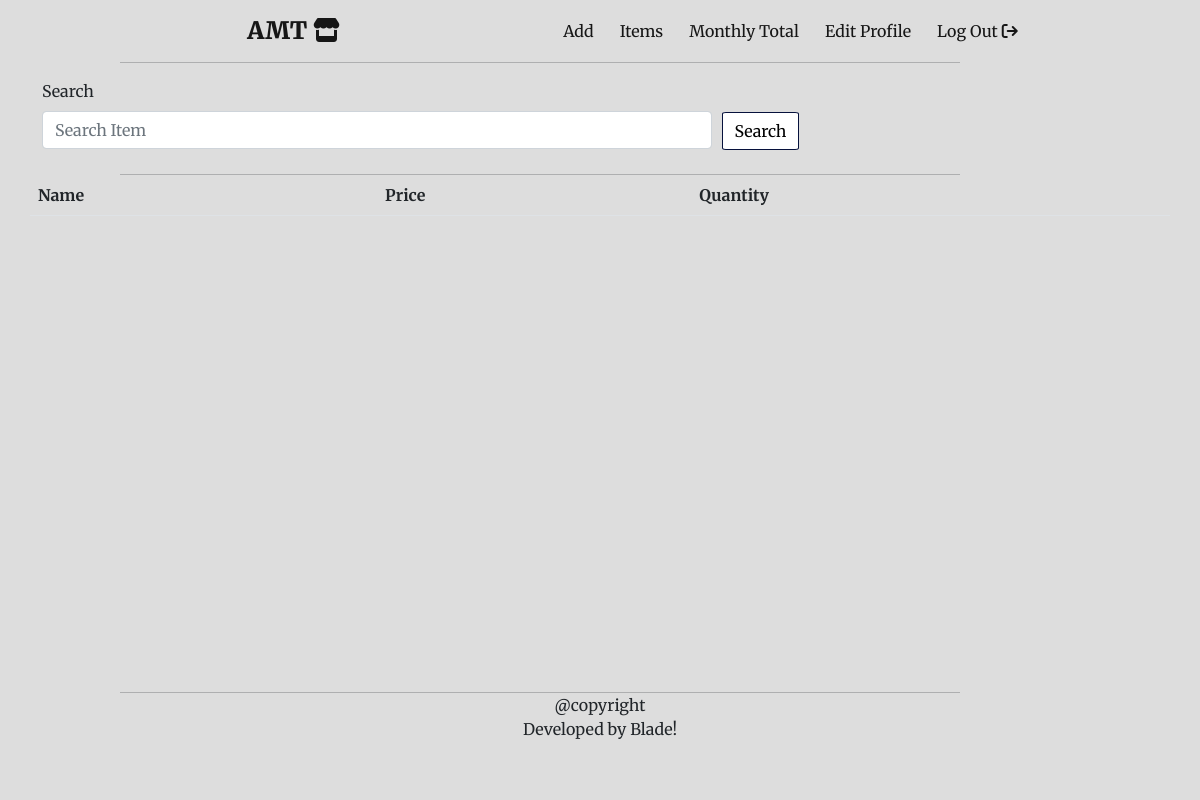
/show_items (signed in), run on an earlier commit of the app's database.
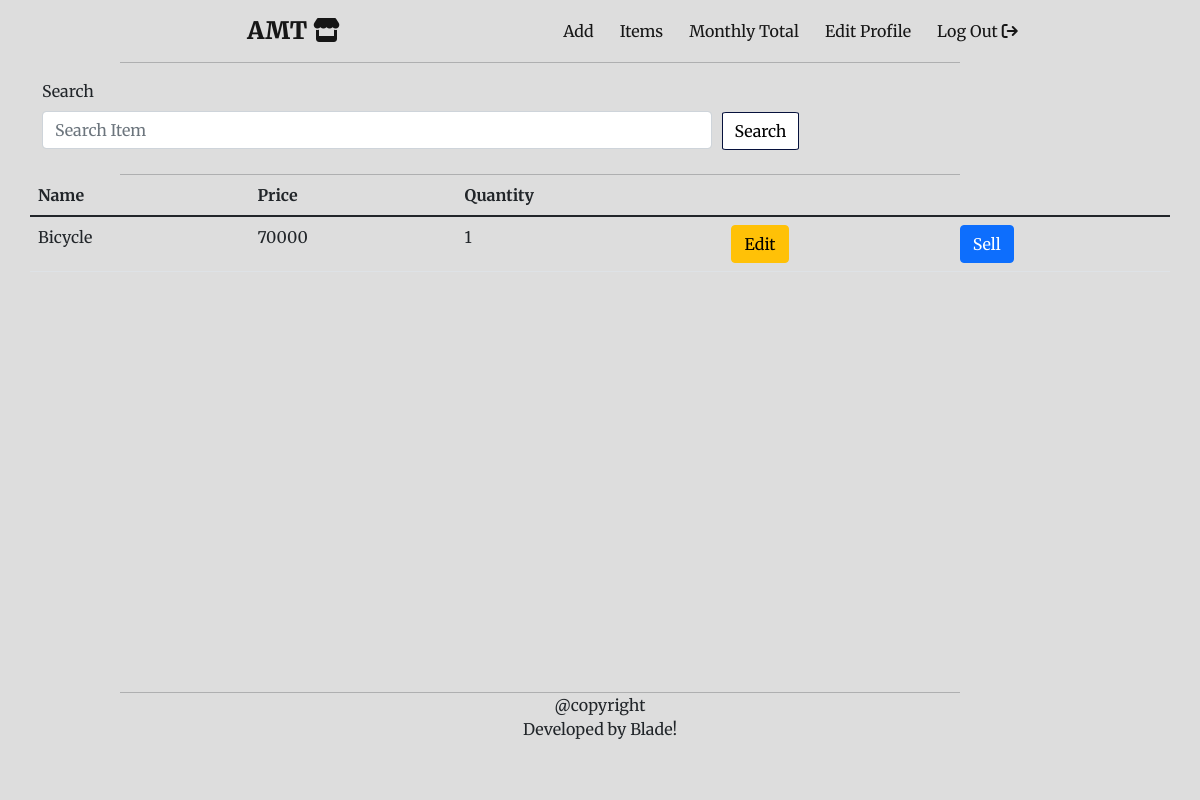
And on a later commit of the database.
### main.py (models this page shows)
class Items(db.Model):
    id = db.Column(db.Integer, primary_key=True)
    name = db.Column(db.String(100), nullable=False, unique=True)
    price = db.Column(db.Float, nullable=False)
    quantity = db.Column(db.Float, nullable=False)

### main.py (the view, shortened to what this page needs)
@app.route('/show_items', methods=['GET', 'POST'])
@admin_only
def show_items():
    form = SearchItem()
    item = Items.query.all()
    if request.method == 'GET':
        return render_template('items.html', items=item, form=form)

### forms.py
class SearchItem(FlaskForm):
    name = StringField('Search', validators=[DataRequired()], render_kw={'placeholder': 'Search Item'})
    submit = SubmitField('Search')

### main.py (called while the page is built)
@login_manager.user_loader
def load_user(user):
    return User.query.get(int(user))

def admin_only(f):
    @wraps(f)
    def decorated_function(*args, **kwargs):
        if not current_user.is_anonymous:
            if current_user.id != 1:
                return abort(403)
            return f(*args, **kwargs)
        return abort(403)
    return decorated_function

### templates/items.html (shortened to what this page needs)
{% include "header.html" %}
{% import "bootstrap/wtf.html" as wtf %}
{% block content %}
<div class="container search-group">
{{form.name.label(class='form-label')}}<br>
{{form.name(class="form-control", id='search-form')}}<button class="btn search-button" id="submit">Search</button>
</div>
<table class="table container">
    <thead>
        <tr>
            <th scope="col">Name</th>
            <th scope="col">Price</th>
            <th scope="col">Quantity</th>
        </tr>
    </thead>
    <hr class="table-line">
    <tbody>
        {% for item in items: %}
        <tr>
            <td>{{ item.name}}</td>
            <td>{{ item.price|int }}</td>
            <td>{{ item.quantity|int }}</td>
            <td><a href="{{ url_for('edit', item_id=item.id)}}" class="btn btn-warning">Edit</a></td>
            <td><a href="{{ url_for('sale', item_id=item.id)}}" class="btn btn-primary">Sell</a></td>
        </tr>
        {% endfor %}
    </tbody>
</table>
{% endblock %}
{% include "footer.html" %}

What changed in the data, as far as the page shows it:
added Items: name "Bicycle", price "70000", quantity "1"
